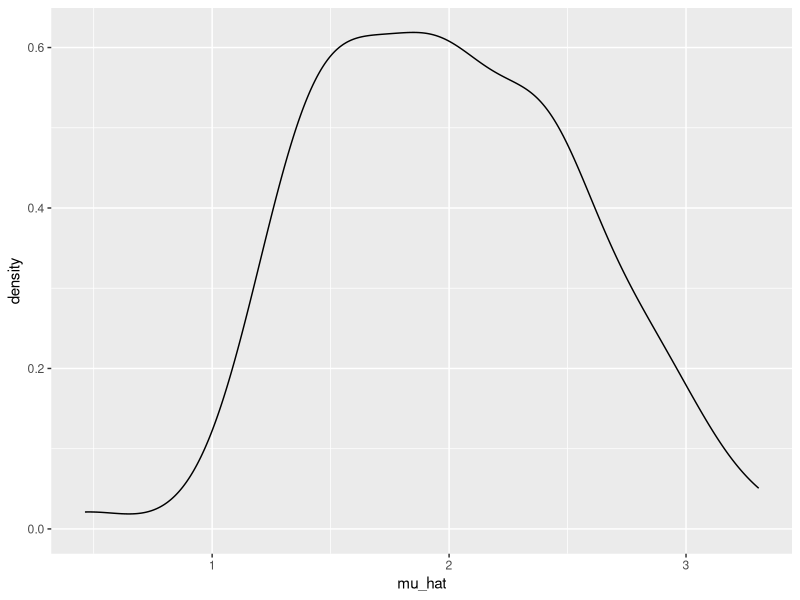
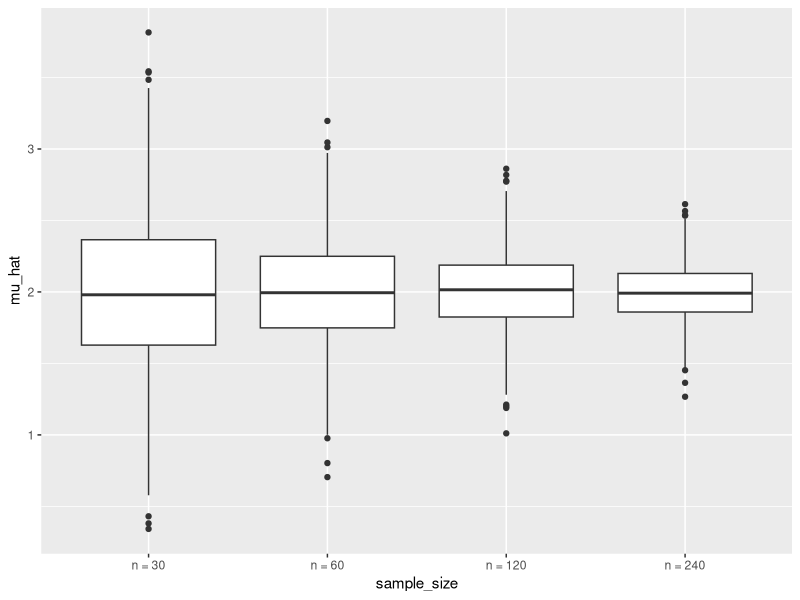
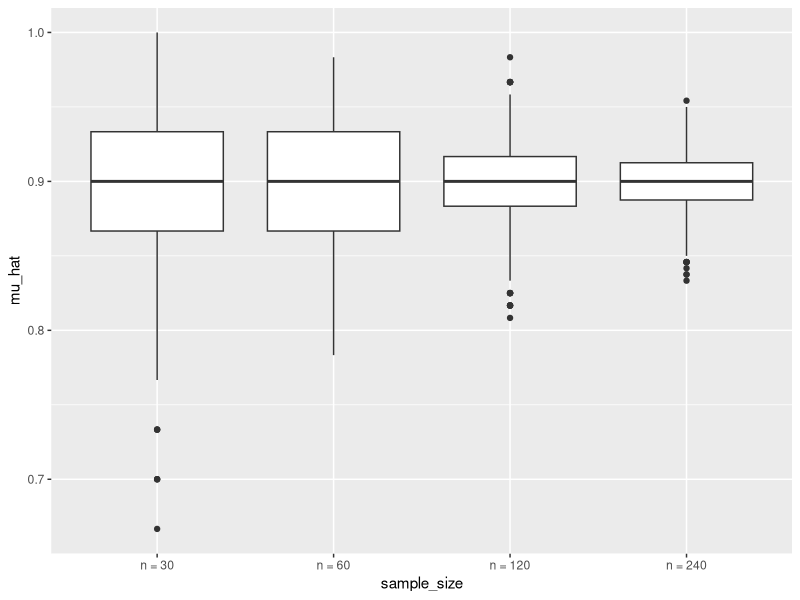
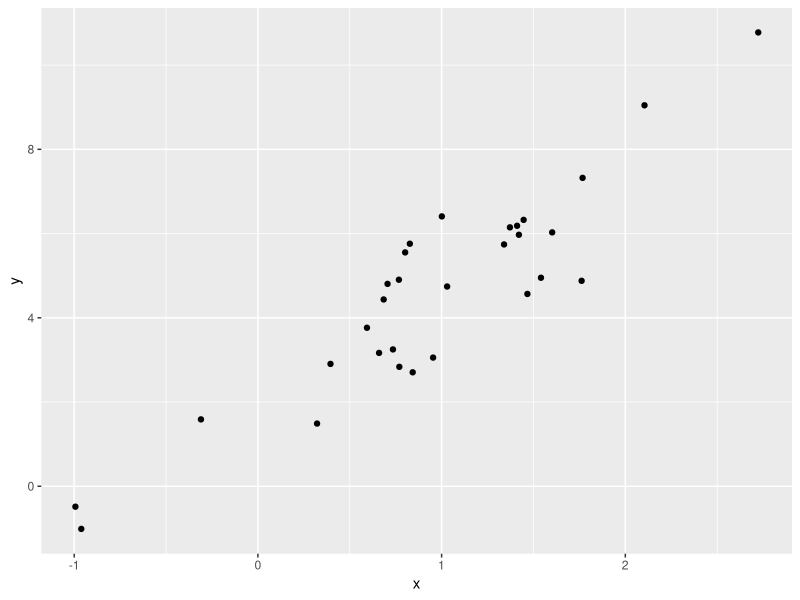
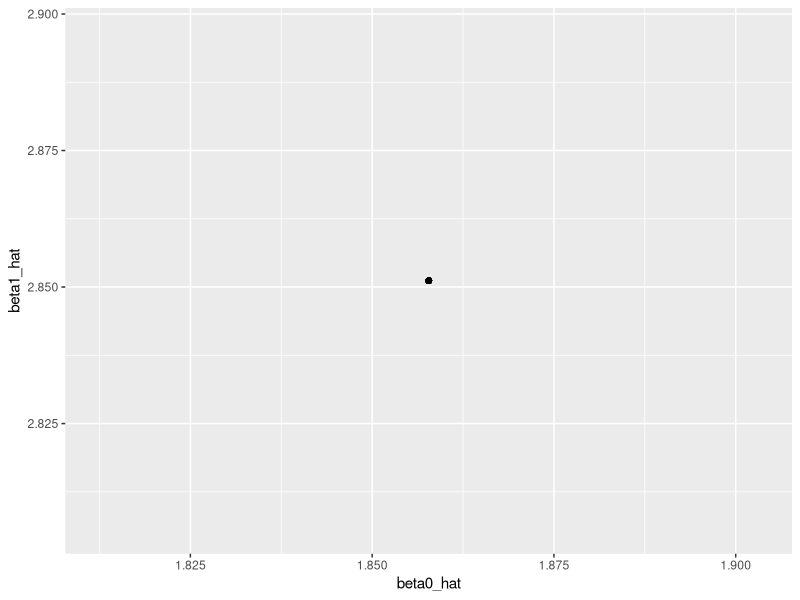

These figures' R source, in order:
## ---- chunk 1
knitr::opts_chunk$set(echo = TRUE)
library(tidyverse)
set.seed(12345)
## ---- chunk 2
sim_mean_sd = function(n, mu = 2, sigma = 3) {
  
  sim_data = tibble(
    x = rnorm(n, mean = mu, sd = sigma),
  )
  
  sim_data |> 
    summarize(
      mu_hat = mean(x),
      sigma_hat = sd(x)
    )
}

sim_mean_sd(n=30)
## ---- chunk 3
output= vector("list", length=100)

for (i in 1:100) {
  
  output[[i]] = sim_mean_sd(n=30)
  
}

sim_results = bind_rows(output)

sim_results |> ggplot(aes(x=mu_hat)) + geom_density()

## ---- chunk 4
sim_result_df = 
  expand_grid(
    sample_size = 30,
    iter = 1:100 # makes a simple table of 100 rows with value 30 as the 1st col
  ) |>
  mutate(
    estimate_df = map(sample_size, sim_mean_sd) #different df per row
  ) |>
  unnest(estimate_df) #takes the dfs out
## ---- chunk 5
sim_result2_df = 
  expand_grid(
    sample_size = c(30,60,120, 240), #now theres 100 rows PER sample size
    iter = 1:1000 # should end up with 4000 rows in the final 
  ) |>
  mutate(
    estimate_df = map(sample_size, sim_mean_sd)
  ) |>
  unnest(estimate_df) 

sim_result2_df |> 
  mutate(sample_size = str_c("n = ", sample_size),
         sample_size = fct_inorder(sample_size)) |>
  ggplot(aes(x=sample_size, y=mu_hat)) + geom_boxplot()
## ---- chunk 6
sim_mean_sd2 = function(n_obs, true_p = .9) {
  
  sim_data = tibble(
    x = rbinom(n=n_obs, size = 1, prob = true_p),
  )
  
  sim_data |> 
    summarize(
      mu_hat = mean(x),
      sigma_hat = sd(x)
    )
}

sim_result3_df = 
  expand_grid(
    sample_size = c(30,60,120, 240), #now theres 100 rows PER sample size
    iter = 1:1000 # should end up with 4000 rows in the final 
  ) |>
  mutate(
    estimate_df = map(sample_size, sim_mean_sd2)
  ) |>
  unnest(estimate_df) 

sim_result3_df |> 
  mutate(sample_size = str_c("n = ", sample_size),
         sample_size = fct_inorder(sample_size)) |>
  ggplot(aes(x=sample_size, y=mu_hat)) + geom_boxplot()
## ---- chunk 7
beta_0 = 2
beta_1 = 3

sim_data = 
  tibble(
    x = rnorm(n=30, mean=1, sd=1),
    y = beta_0 + beta_1*x + rnorm(30,0,1)
  )

ls_fit = lm(y~x, data=sim_data)
ls_fit

sim_data |>
  ggplot(aes(x=x, y=y)) + geom_point()
## ---- chunk 8
sim_slr = function(n_obs, beta_0 = 2, beta_1=3) {
  
  sim_data_out = 
    tibble(
       x=rnorm(n_obs, mean = 1, sd=1),
      y = beta_0 + beta_1*x + rnorm(n_obs, 0, 1)
  )
  
  ls_fit = lm(y~x, data=sim_data)
  
  tibble(
    beta0_hat = coef(ls_fit)[1],
    beta1_hat = coef(ls_fit)[2]
  )
  
}

sim_slr(n_obs=30)

## ---- chunk 9
sim_result4_df =
  expand_grid(
    sample_size = 30,
    iteration= 1:1000
  ) |>
  mutate(
    estimate_df = map(sample_size, sim_slr)
  ) |>
  unnest(estimate_df)

sim_result4_df |> 
  ggplot(aes(x = beta0_hat, y = beta1_hat)) + 
  geom_point()
